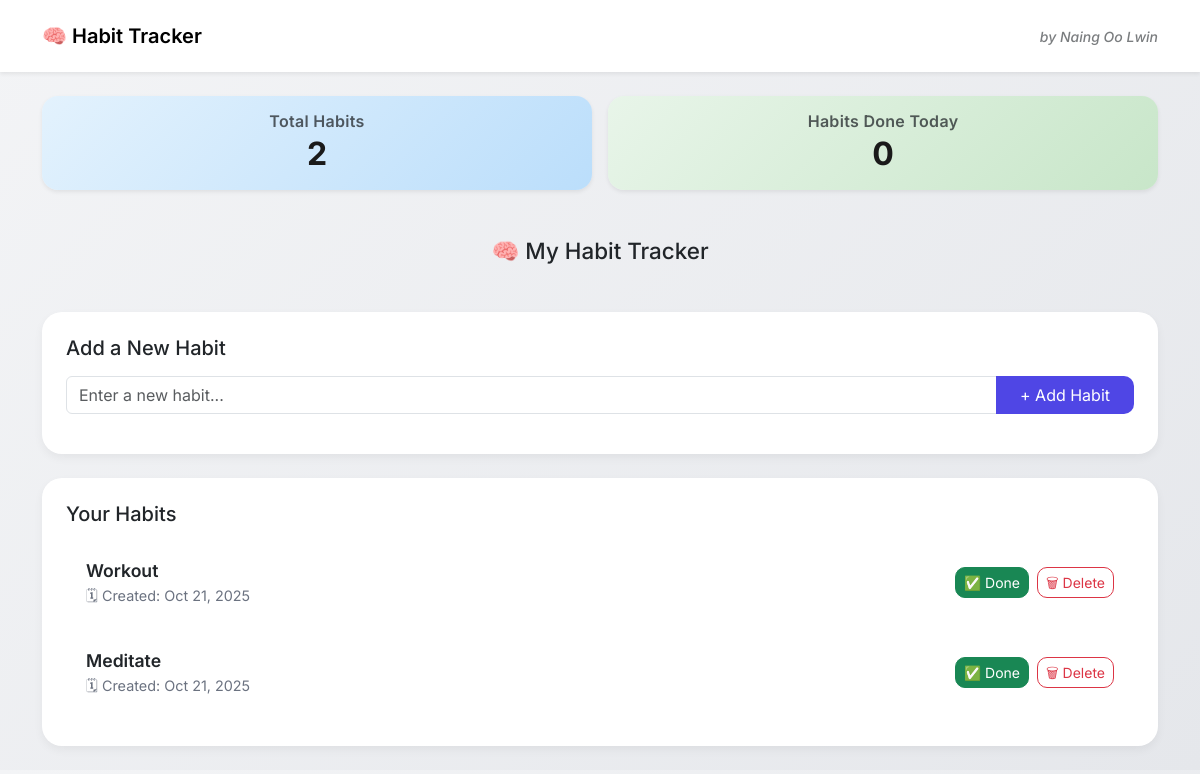
/, run on an earlier commit of the app's database.
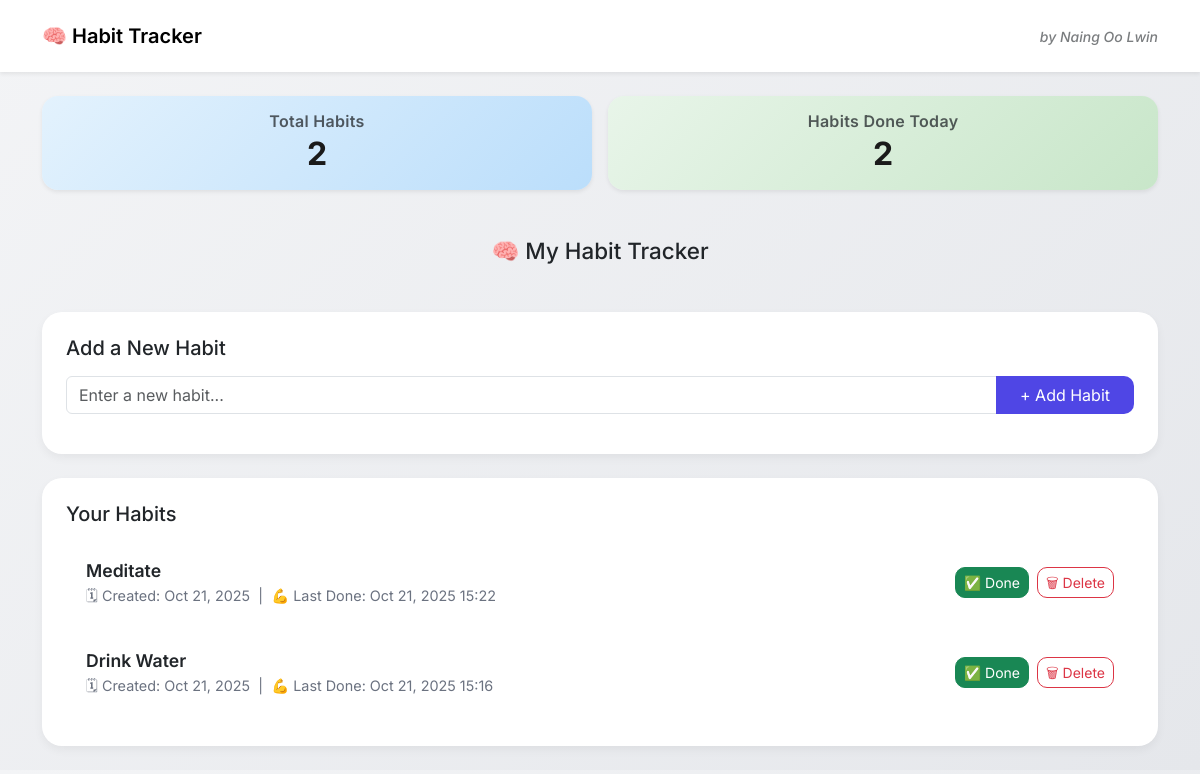
And on a later commit of the database.
### habits/models.py (models this page shows, shortened)
class Habit(models.Model):
    name = models.CharField(max_length=100)
    created_at = models.DateField(auto_now_add=True)
    updated_at = models.DateTimeField(auto_now=True)

### habits/views.py (the view)
# urls.py: 2. Add a URL to urlpatterns:  path('', views.home, name='home')
def home(request):
    habits = Habit.objects.annotate(last_completed=Max('records__completed_at')).order_by('created_at')
    form = HabitForm()
    total_habits = habits.count()
    today = timezone.now().date()
    habits_done_today = Record.objects.filter(completed_at__date=today).values('habit').distinct().count()
    if request.method == 'POST':
        form = HabitForm(request.POST)
        if form.is_valid():
            habit = form.save()
            messages.success(request, f'✅ "{habit.name}" has been added!')
            return redirect('home')
    context = {
        'habits': habits,
        'form': form,
        'total_habits': total_habits,
        'habits_done_today': habits_done_today,
    }
    return render(request, 'habits/home.html', context)

### habits/forms.py
class HabitForm(forms.ModelForm):
    class Meta:
        model = Habit
        fields = ['name']
        widgets = {
            'name': forms.TextInput(attrs={
                'class': 'form-control',
                'placeholder': 'Enter a new habit...'
            })
        }

### habits/templates/habits/home.html (shortened to what this page needs)
{% extends 'base.html' %}
{% load crispy_forms_tags %}
{% block content %}
    <h1 class="text-center mb-5 emoji">🧠 My Habit Tracker</h1>
    <div class="card mb-4 p-4">
        <h5 class="mb-3">Add a New Habit</h5>
        <form method="POST" class="mb-3">
            <div class="input-group">
                {{ form.name }}
                <button type="submit" class="btn btn-primary px-4">+ Add Habit</button>
            </div>
        </form>
    </div>
    <div class="card p-4">
        <h5 class="mb-3">Your Habits</h5>
        {% if habits %}
            {% for habit in habits %}
                <div class="habit-item">
                    <div>
                        <div class="habit-name">{{ habit.name }}</div>
                        <div class="habit-info">
                            🗓 Created: {{ habit.created_at|date:"M d, Y" }}
                            {% if habit.last_completed %}
                                &nbsp;|&nbsp; 💪 Last Done: {{ habit.last_completed|date:"M d, Y H:i" }}
                            {% endif %}
                        </div>
                    </div>
                    <div class="d-flex align-items-center gap-2">
                        <form method="POST" action="{% url 'mark_done' habit.id %}" class="d-inline">
                            <button type="submit" class="btn btn-success btn-sm">✅ Done</button>
                        </form>
                        <a href="{% url 'delete_habit' habit.id %}"
                           class="btn btn-outline-danger btn-sm"
                           onclick="return confirm('Are you sure you want to delete this habit?');">
                           🗑 Delete
                        </a>
                    </div>
                </div>
            {% endfor %}
        {% else %}
            <p class="text-muted">No habits yet. Add one above!</p>
        {% endif %}
    </div>
{% endblock %}

### habits/templates/base.html (shortened to what this page needs)
{% load static %}
<!DOCTYPE html>
<html lang="en">
<head>
  <link href="https://cdn.jsdelivr.net/npm/bootstrap@5.3.3/dist/css/bootstrap.min.css" rel="stylesheet">
  <link rel="stylesheet" href="{% static 'habits/style.css' %}">
</head>
<body>
  <nav class="navbar navbar-expand-lg navbar-light bg-white shadow-sm">
    <div class="container d-flex justify-content-between align-items-center py-2">
      <a class="navbar-brand fw-semibold" href="#">🧠 Habit Tracker</a>
      <span class="navbar-text text-muted small signature">by Naing Oo Lwin</span>
    </div>
  </nav>
  <section class="container mt-4 mb-4">
    <div class="row text-center g-3">
      <div class="col-md-6">
        <div class="card stat-card stat-total border-0 shadow-sm">
          <div class="card-body">
            <h6 class="text-muted mb-1">Total Habits</h6>
            <h3 class="fw-bold mb-0">{{ total_habits }}</h3>
          </div>
        </div>
      </div>
      <div class="col-md-6">
        <div class="card stat-card stat-done border-0 shadow-sm">
          <div class="card-body">
            <h6 class="text-muted mb-1">Habits Done Today</h6>
            <h3 class="fw-bold mb-0">{{ habits_done_today }}</h3>
          </div>
        </div>
      </div>
    </div>
  </section>
  <main class="container py-4">
    {% block content %}{% endblock %}
  </main>
  <div aria-live="polite" aria-atomic="true" class="position-relative">
    <div class="toast-container position-fixed bottom-0 end-0 p-3" style="z-index: 1100;">
    </div>
  </div>
</body>
</html>

### habits/static/habits/style.css (style rules this page uses)
body { background: linear-gradient(135deg, #f3f4f6, #e5e7eb); font-family: 'Inter', sans-serif; }
.card { border: none; border-radius: 20px; box-shadow: 0 4px 10px rgba(0,0,0,0.05); }
.btn { transition: transform 0.1s ease-in-out; }
.btn-primary { background-color: #4F46E5; border: none; border-radius: 10px; }
.btn-success { border-radius: 10px; }
.btn-outline-danger { border-radius: 10px; }
.habit-item { background-color: white; border-radius: 14px; padding: 16px 20px; margin-bottom: 10px; display: flex; justify-content: space-between; align-items: center; }
.habit-name { font-weight: 600; font-size: 1.1rem; }
.habit-info { font-size: 0.9rem; color: #6b7280; }
.emoji { font-size: 1.4rem; }
.signature { font-style: italic; font-weight: 500; opacity: 0.8; font-family: "Inter", sans-serif; transition: opacity 0.3s ease; }
.stat-card { border-radius: 16px; transition: all 0.25s ease; color: #2d3436; opacity: 0; animation: fadeInUp 0.6s ease forwards; }
.stat-total { background: linear-gradient(135deg, #e3f2fd, #bbdefb); box-shadow: 0 4px 12px rgba(66, 133, 244, 0.15); }
.stat-done { background: linear-gradient(135deg, #e8f5e9, #c8e6c9); box-shadow: 0 4px 12px rgba(76, 175, 80, 0.15); }
.stat-card h3 { font-size: 2rem; margin: 0; color: #1a1a1a; }
.stat-card h6 { font-weight: 600; letter-spacing: 0.3px; }
.stat-card:nth-child(1) { animation-delay: 0.1s; }

What changed in the data, as far as the page shows it:
removed Habit: name "Workout", created_at "Oct 21, 2025"
shown differently, row unchanged: Habit "Meditate": last_completed (not shown) → "Oct 21, 2025 15:22"
added Habit: name "Drink Water", created_at "Oct 21, 2025", last_completed "Oct 21, 2025 15:16"
Also different on the page:
{{ habits_done_today }}: "0" → "2"
